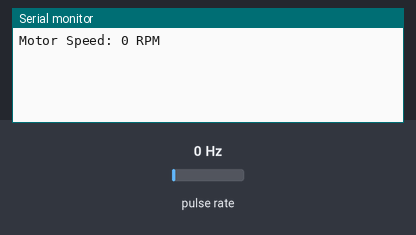
This sketch was run on a simulated Arduino Uno, built with avr-gcc and run on an emulated ATmega328P. On the bench: the last lines printed to the serial monitor. Wiring (inferred from the names in the program): pulse sensor: data pin 2. The test bench sets the inputs (shaded band); at power-on: pulse rate 0 Hz.

Above: at 1.2 s.
1.3 s: pulse rate (sensor on pin 2) set to 50 Hz
At 2.6 s:
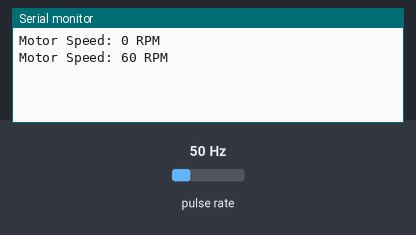
2.8 s: pulse rate (sensor on pin 2) set to 100 Hz
At 3.8 s:
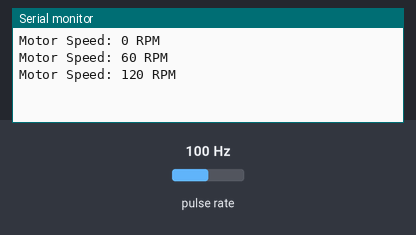
Timing chart, 0 to 5.8 s (numbered marks = the images above; inputs shaded):
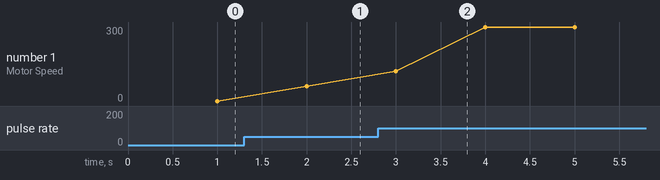

The sketch:

speed_sensor.ino
```cpp
#include <TimerOne.h>
int encoder_pin = 2;
unsigned int counter=0;

void setup() {
  Serial.begin(9600);
  pinMode(encoder_pin, INPUT);
  Timer1.initialize(1000000);  // set for 1 sec
  attachInterrupt(0,do_count,RISING);
  Timer1.attachInterrupt(timerIsr);
}

void loop() {
  // put your main code here, to run repeatedly:

}

void do_count() {
  counter++;
}

void timerIsr() {
  Timer1.detachInterrupt();
  Serial.print("Motor Speed: ");
  int rotation = (counter/20)*60;
  Serial.print(rotation, DEC);
  Serial.println(" RPM");
  counter=0;
  Timer1.attachInterrupt(timerIsr);
}
```

Measured:
- after the input at 1.3 s, the serial monitor: prints a new line after 0.70 s (image 1)
- plotted number 1: 0 → 60 after the input at 1.3 s, 60 → 300 after the input at 2.8 s
